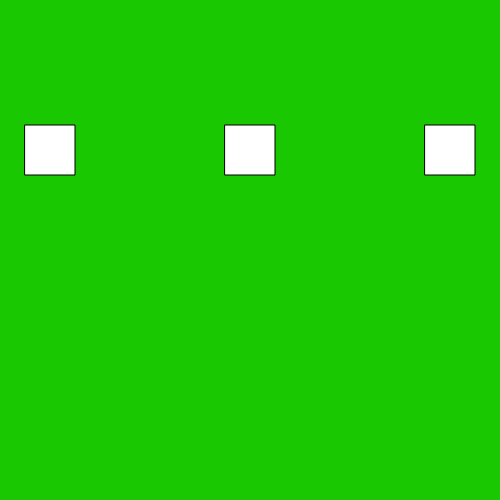
Frame 1 (no input)
Frame 60 (no input): identical to frame 1, image omitted
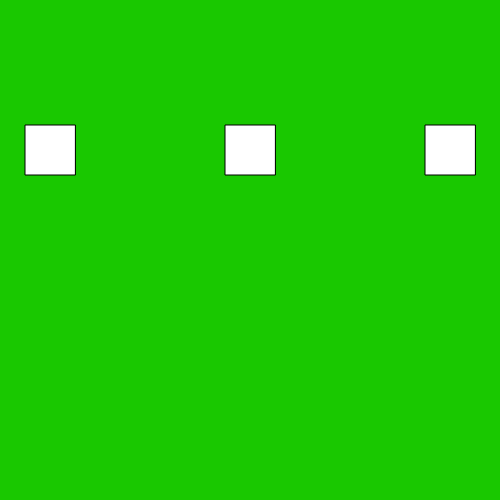
Frame 120 (the mouse pressed at the canvas centre since frame 60)

The p5.js sketch that drew these frames (run headless with seeded random() and noise() and a simulated clock; from frame 60 on, the mouse is pressed at the canvas centre):

// p5.js sketch
// ── sketch.js
function setup() {
  // put setup code here
  createCanvas(500,500);
  
  rectMode(CENTER);
}

function draw() {

	background(25,200,0);


	var move = map(mouseX,0,500,0,2*PI) // (VALUE,INMIN,INMAX,OUTMIN,OUTMAX)


	for (var i = 0 ; i < 3 ; i++){
		push();
		translate(200*i+50,150);
		rotate(move);  //replaced I to move variable to rotate , i is handling translation, move is toration
		
		rect(0,0,50,50);
		pop();


	}





	

	




  // put drawing code here
}
